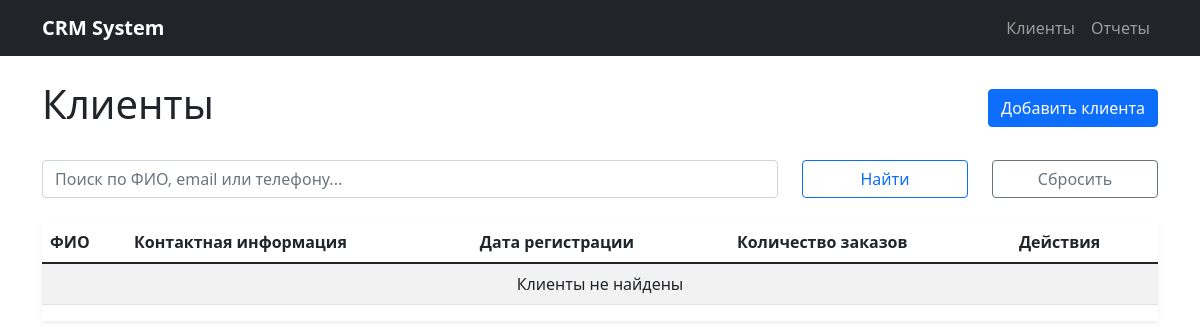
Before: / with the older database file.
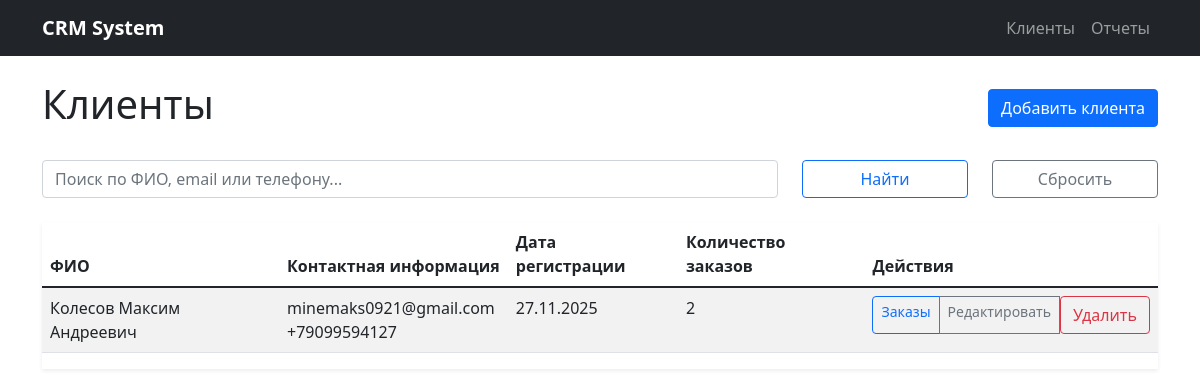
After: the same page with the newer database file.
### models.py (models this page shows)
class Customer(db.Model):
    id = db.Column(db.Integer, primary_key=True)
    last_name = db.Column(db.String(100), nullable=False)
    first_name = db.Column(db.String(100), nullable=False)
    middle_name = db.Column(db.String(100))
    email = db.Column(db.String(100))
    phone = db.Column(db.String(20))
    registration_date = db.Column(db.Date, nullable=False, default=datetime.utcnow)
    notes = db.Column(db.Text)
    orders = db.relationship('Order', backref='customer', lazy=True, cascade='all, delete-orphan')

### app.py (the view)
@app.route('/')
def index():
    search_query = request.args.get('search', '')
    page = request.args.get('page', 1, type=int)
    if search_query:
        customers = Customer.query.filter(
            db.or_(
                Customer.last_name.ilike(f'%{search_query}%'),
                Customer.first_name.ilike(f'%{search_query}%'),
                Customer.email.ilike(f'%{search_query}%'),
                Customer.phone.ilike(f'%{search_query}%')
            )
        ).paginate(page=page, per_page=10, error_out=False)
    else:
        customers = Customer.query.paginate(page=page, per_page=10, error_out=False)
    return render_template('customers.html', customers=customers, search_query=search_query)

### templates/customers.html (shortened to what this page needs)
{% extends "base.html" %}
{% block content %}
<div class="d-flex justify-content-between align-items-center mb-4">
    <h1>Клиенты</h1>
    <a href="{{ url_for('new_customer') }}" class="btn btn-primary">Добавить клиента</a>
</div>
<form method="get" class="mb-4">
    <div class="row">
        <div class="col-md-8">
            <input type="text" name="search" class="form-control" placeholder="Поиск по ФИО, email или телефону..." value="{{ search_query }}">
        </div>
        <div class="col-md-2">
            <button type="submit" class="btn btn-outline-primary w-100">Найти</button>
        </div>
        <div class="col-md-2">
            <a href="{{ url_for('index') }}" class="btn btn-outline-secondary w-100">Сбросить</a>
        </div>
    </div>
</form>
<div class="table-responsive">
    <table class="table table-striped">
        <thead>
            <tr>
                <th>ФИО</th>
                <th>Контактная информация</th>
                <th>Дата регистрации</th>
                <th>Количество заказов</th>
                <th>Действия</th>
            </tr>
        </thead>
        <tbody>
            {% for customer in customers.items %}
            <tr>
                <td>{{ customer.last_name }} {{ customer.first_name }} {{ customer.middle_name or '' }}</td>
                <td>
                    {% if customer.email %}{{ customer.email }}<br>{% endif %}
                    {% if customer.phone %}{{ customer.phone }}{% endif %}
                </td>
                <td>{{ customer.registration_date.strftime('%d.%m.%Y') }}</td>
                <td>{{ customer.orders|length }}</td>
                <td>
                    <div class="btn-group btn-group-sm">
                        <a href="{{ url_for('customer_orders', customer_id=customer.id) }}" class="btn btn-outline-primary">Заказы</a>
                        <a href="{{ url_for('edit_customer', customer_id=customer.id) }}" class="btn btn-outline-secondary">Редактировать</a>
                        <form method="post" action="{{ url_for('delete_customer', customer_id=customer.id) }}" class="d-inline">
                            <button type="submit" class="btn btn-outline-danger" onclick="return confirm('Удалить клиента?')">Удалить</button>
                        </form>
                    </div>
                </td>
            </tr>
            {% else %}
            <tr>
                <td colspan="5" class="text-center">Клиенты не найдены</td>
            </tr>
            {% endfor %}
        </tbody>
    </table>
</div>
{% endblock %}

Changed rows visible on the page:
added Customer: last_name "Колесов", first_name "Максим", middle_name "Андреевич", email "minemaks0921@gmail.com", phone "+79099594127", registration_date "27.11.2025", orders|length "2"
Other visible differences:
text no longer shown: "Клиенты не найдены"
